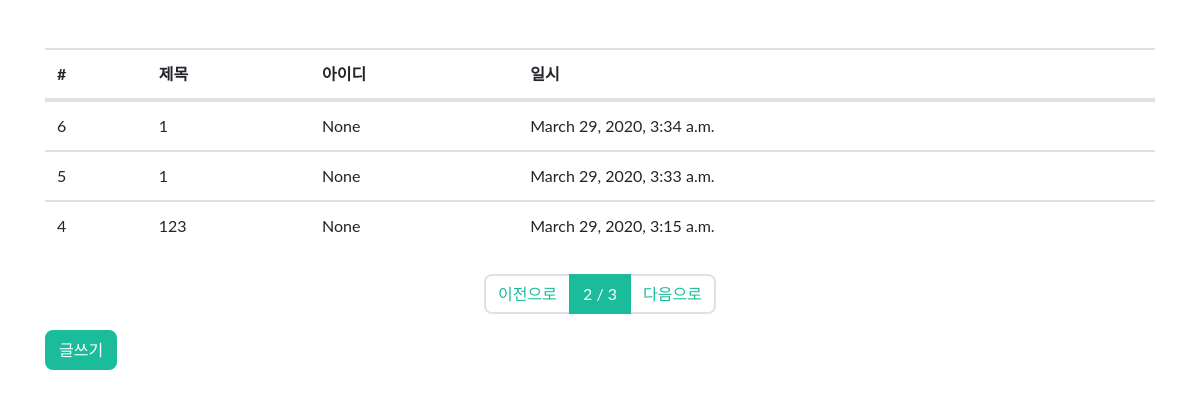
Before: /board/list/ with the older database file.
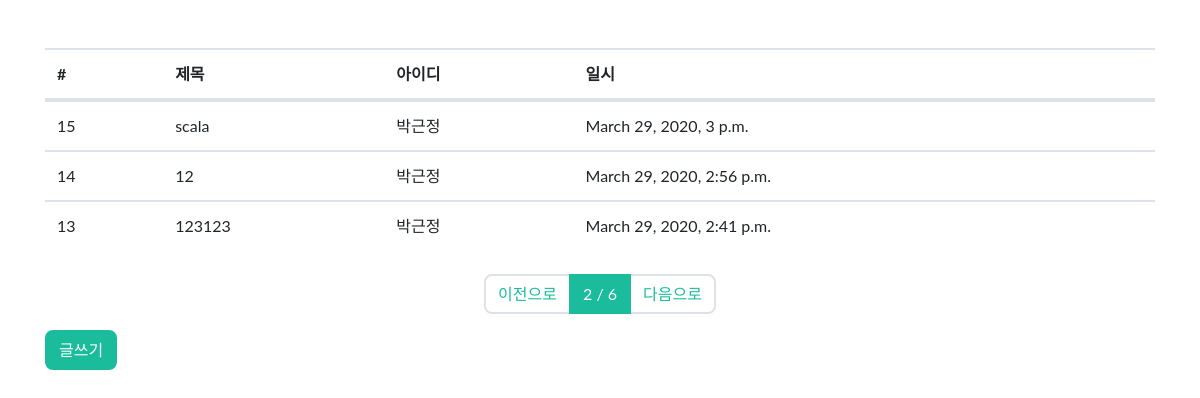
After: the same page with the newer database file.
### board/models.py (models this page shows, shortened)
class Board(models.Model):
    title = models.CharField(max_length=128,
                             verbose_name='제목')
    contents = models.TextField(verbose_name='내용')
    writer = models.ForeignKey('register.User',
                               null=True,
                               on_delete=models.CASCADE,
                               verbose_name='작성자')
    tags = models.ManyToManyField('tag.Tag',
                                  null=True,
                                  verbose_name='태그')
    registered_dttm = models.DateTimeField(auto_now_add=True,
                                           null=True,
                                           verbose_name='등록시간')
    class Meta:
        db_table = 'board'
        verbose_name = '게시글'
        verbose_name_plural = '게시글'

### register/models.py (models this page shows)
class User(models.Model):
    name = models.CharField(max_length=10,
                            null=False,
                            verbose_name='사용자명')
    password = models.CharField(max_length=8,
                                null=False,
                                verbose_name='비밀번호')
    email = models.EmailField(max_length=64,
                              null=False,
                              verbose_name='이메일')
    age = models.CharField(max_length=3,
                           null=False,
                           verbose_name='나이')
    registered_dttm = models.DateTimeField(auto_now_add=True,
                                           verbose_name='등록시간')
    def __str__(self):
        return self.name
    class Meta:
        db_table = 'register_user'
        verbose_name_plural = '회원들'

### board/views.py (the view)
# urls.py: path('list/', views.baord_list),
def baord_list(request):
    all_boards = Board.objects.all().order_by('-id')
    page = request.GET.get('p', 2)
    paginator = Paginator(all_boards, 3) # 한페이지당 2개의 글을 보여주겠다.
    boards = paginator.get_page(page)
    return render(request, "board_list.html", { 'boards' : boards })

### board/templates/board_list.html (shortened to what this page needs)
{% extends "base.html" %}
{% block contents %}
<div class="row mt-5">
    <div class="col-12">
        <table class="table">
            <thead>
                <tr>
                    <th>#</th>
                    <th>제목</th>
                    <th>아이디</th>
                    <th>일시</th>
                </tr>
            </thead>
            <tbody>
            {% for board in boards %}
            <tr onclick="location.href='/board/detail/{{board.id}}'">
                <td>{{board.id}}</td>
                <td>{{board.title}}</td>
                <td>{{board.writer}}</td>
                <td>{{board.registered_dttm}}</td>
            </tr>
            {% endfor %}
            </tbody>
        </table>
    </div>
</div>
<div class="row mt-2">
    <div class="col-12">
        <nav>
            <ul class="pagination justify-content-center">
                {% if boards.has_previous %}
                <li class="page-item">
                    <a class="page-link" href="?p={{boards.previous_page_number}}">이전으로</a>
                </li>
                {% else %}
                <li class="page-item disabled">
                    <a class="page-link" href="#">이전으로</a>
                </li>
                {% endif %}
                <li class="page-item active">
                    <a class="page-link" href="#">{{ boards.number }} / {{ boards.paginator.num_pages }}</a>
                </li>
                {% if boards.has_next %}
                <li class="page-item">
                    <a class="page-link" href="?p={{boards.next_page_number}}">다음으로</a>
                </li>
                {% else %}
                <li class="page-item disabled">
                    <a class="page-link" href="#">다음으로</a>
                </li>
                {% endif %}
            </ul>
        </nav>
    </div>
</div>
<div class="row">
    <div class="col-12">
        <button class="btn btn-primary" onclick="location.href='/board/write'">글쓰기</button>
    </div>
</div>
{% endblock %}

Changed rows visible on the page:
no longer on this page (row unchanged): Board: id "6", title "1", writer "None", registered_dttm "March 29, 2020, 3:34 a.m."
no longer on this page (row unchanged): Board: id "5", title "1", writer "None", registered_dttm "March 29, 2020, 3:33 a.m."
no longer on this page (row unchanged): Board: id "4", title "123", writer "None", registered_dttm "March 29, 2020, 3:15 a.m."
added Board: id "15", title "scala", writer "박근정", registered_dttm "March 29, 2020, 3 p.m."
added Board: id "14", title "12", writer "박근정", registered_dttm "March 29, 2020, 2:56 p.m."
added Board: id "13", title "123123", writer "박근정", registered_dttm "March 29, 2020, 2:41 p.m."
Other visible differences:
{{ boards.paginator.num_pages }}: "3" → "6"
